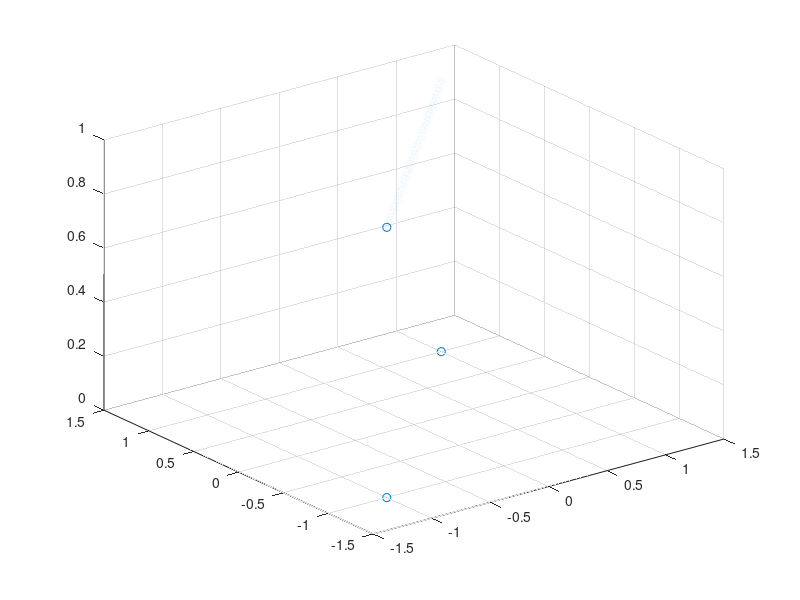
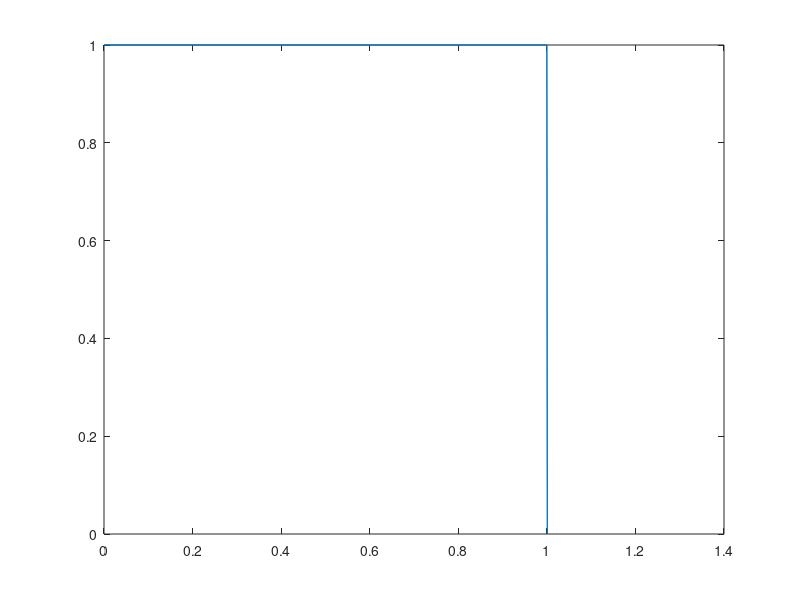

Recreate these plots in MATLAB, in order.
clear all;
close all;
clc;

n = 1 + 10^-3;
r = 10;
x1 = -n:(1/10^3):n;
x2 = -n:(1/10^3):n;
y1 = (abs(x1).^r + abs(x2).^r).^(1/r);
y = zeros(1,length(y1));
for i=1:length(y1)
    if(y1(i) <= 1)
        y(i) = 1;
    end
end
scatter3(x1,x2,y);
y2 = max(abs(x1),abs(x2));
y = zeros(1,length(y2));
for j=1:length(y2)
    if(y2(j) <= 1)
        y(j) = 1;
    end
end
scatter3(x1, x2, y);
figure;
plot(y2, y);
return;